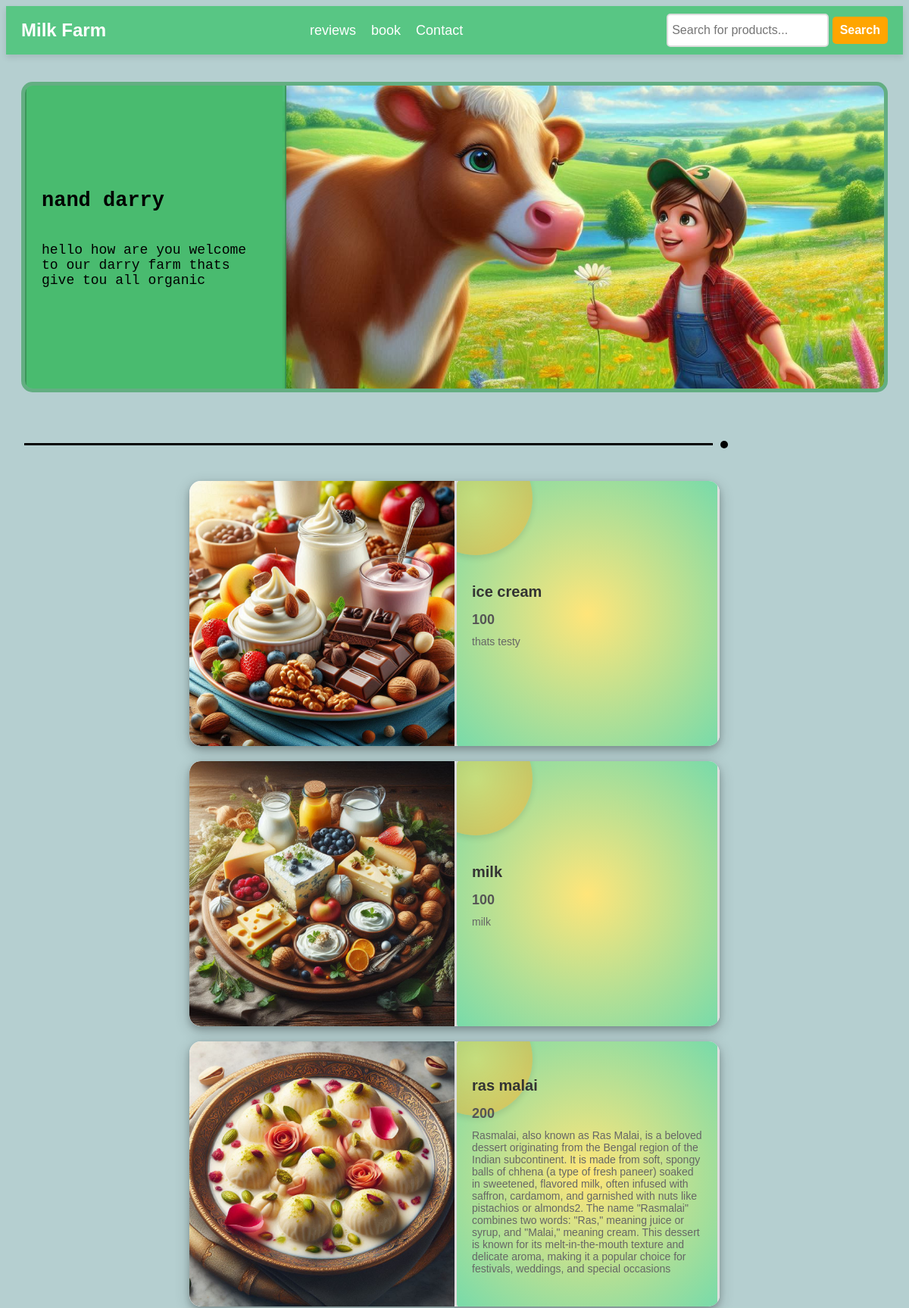
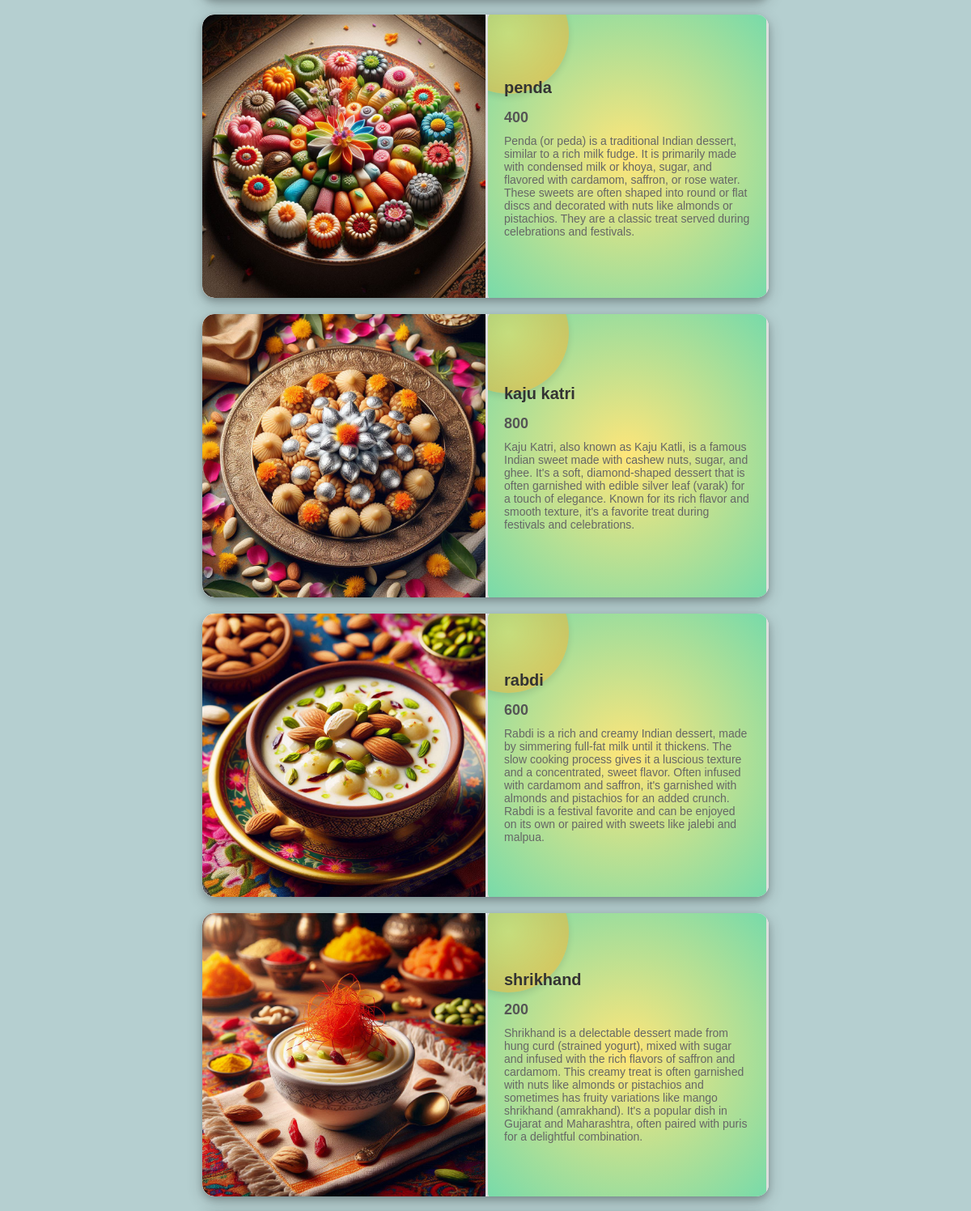
The page / (upper part) on the database its author committed (2 pictures, top to bottom).
### darry/models.py (models this page shows, shortened)
class Info(models.Model):
    title = models.CharField(max_length=200)  # Field for title
    message = models.TextField()  # Field for message
    image = models.ImageField(upload_to='images/', blank=True, null=True)  # Optional image upload

class Product(models.Model):
    name = models.CharField(max_length=200)  # Field for title
    detail = models.TextField()  # Field for message
    price = models.CharField(max_length=50)
    image = models.ImageField(upload_to='images/', blank=True, null=True)  # Optional image upload

### darry/views.py (the view)
# urls.py: path('', views.combined_view, name='combined_view'),  # URL for the combined view
def combined_view(request):
    infos = Info.objects.all()
    products = Product.objects.all()
    query = request.GET.get('q')
    if query:
        products = Product.objects.filter(name__icontains=query)
    else:
        products = Product.objects.all()
    return render(request, 'info.html', {'infos': infos, 'products': products})

### darry/templates/info.html (shortened to what this page needs)
<!DOCTYPE html>
<html>
<head>
</head>
<body>
    <nav class="navbar">
        <div class="logo">Milk Farm</div>
        <ul>
            <li><a href="reviews">reviews</a></li>
            <li><a href="book">book</a></li>
            <li><a href="contact">Contact</a></li>
        </ul>
        <div class="search-bar"><form method="get" action="">
            <input type="text" name="q" placeholder="Search for products...">
            <button>Search</button>
        </form>
        </div>
    </nav>
    <ul>
        {% for info in infos %}
        <li class="info-item">
            <div class="info-text">
                <h2>{{ info.title }}</h2>
                <p>{{ info.message }}</p>
            </div>
            <img src="{{ info.image.url }}" alt="Image for {{ info.title }}">
        </li>
        {% endfor %}
    </ul>
    <div class="line-with-dot">
        <div class="line"></div>
        <div class="dot"></div>
    </div>
    <ul class="products">
        {% for product in products %}
        <li class="product-item">
            <img src="{{ product.image.url }}" alt="Image for {{ product.name }}">
            <div class="product-text">
                <h2>{{ product.name }}</h2>
                <h3>{{ product.price }}</h3>
                <p>{{ product.detail }}</p>
            </div>
        </li>
        {% endfor %}
    </ul>
</body>
</html>

### rows shown on the page
Info: title "nand darry", message "hello how are you welcome to our darry farm thats give tou all organic", image (picture)
Product: image (picture), name "ice cream", price "100", detail "thats testy"
Product: image (picture), name "milk", price "100", detail "milk"
Product: image (picture), name "ras malai", price "200", detail "Rasmalai, also known as Ras Malai, is a beloved dessert originating from the Bengal region of the Indian subcontinent. It is made from soft, spongy balls of chhena (a type of fresh paneer) soaked in sweetened, flavored milk, often infused with saffron, cardamom, and garnished with nuts like pistachios or almonds2. The name \"Rasmalai\" combines two words: \"Ras,\" meaning juice or syrup, and \"Malai,\" meaning cream. This dessert is known for its melt-in-the-mouth texture and delicate aroma, making it a popular choice for festivals, weddings, and special occasions"
Product: image (picture), name "penda", price "400", detail "Penda (or peda) is a traditional Indian dessert, similar to a rich milk fudge. It is primarily made with condensed milk or khoya, sugar, and flavored with cardamom, saffron, or rose water. These sweets are often shaped into round or flat discs and decorated with nuts like almonds or pistachios. They are a classic treat served during celebrations and festivals."
Product: image (picture), name "kaju katri", price "800", detail "Kaju Katri, also known as Kaju Katli, is a famous Indian sweet made with cashew nuts, sugar, and ghee. It's a soft, diamond-shaped dessert that is often garnished with edible silver leaf (varak) for a touch of elegance. Known for its rich flavor and smooth texture, it's a favorite treat during festivals and celebrations."
Product: image (picture), name "rabdi", price "600", detail "Rabdi is a rich and creamy Indian dessert, made by simmering full-fat milk until it thickens. The slow cooking process gives it a luscious texture and a concentrated, sweet flavor. Often infused with cardamom and saffron, it's garnished with almonds and pistachios for an added crunch. Rabdi is a festival favorite and can be enjoyed on its own or paired with sweets like jalebi and malpua."
Product: image (picture), name "shrikhand", price "200", detail "Shrikhand is a delectable dessert made from hung curd (strained yogurt), mixed with sugar and infused with the rich flavors of saffron and cardamom. This creamy treat is often garnished with nuts like almonds or pistachios and sometimes has fruity variations like mango shrikhand (amrakhand). It's a popular dish in Gujarat and Maharashtra, often paired with puris for a delightful combination."
